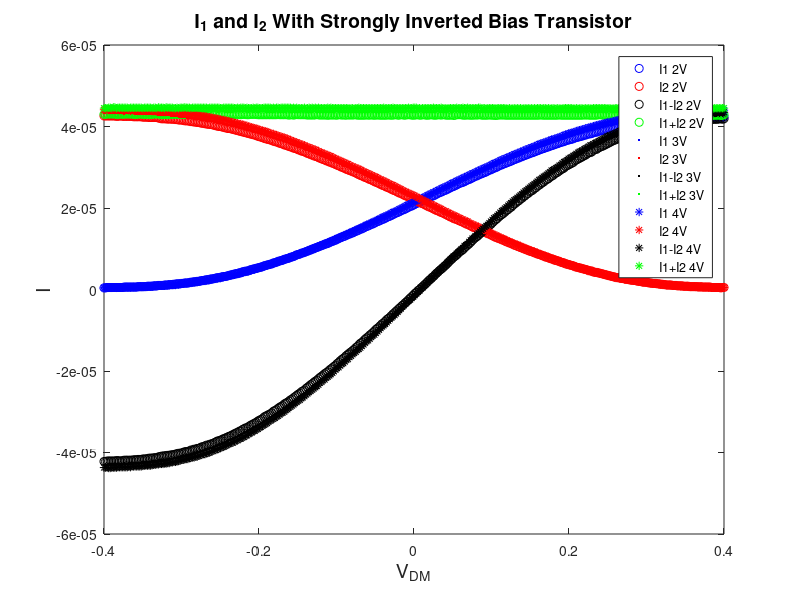

Recreate this plot in MATLAB.

clear all
load('V=2V_I1_meas_strong.mat');
I1a=I1;
load('V=2V_I2_meas_strong.mat');
figure(1);
plot(V_src,I1a,'ob'); hold on;
plot(V_src,I1,'or'); 
plot(V_src,I1a-I1,'ok');
plot(V_src,I1a+I1,'og'); 
I_diff=I1a-I1;
cutoff=.1;
inds=intersect(find(cutoff>V_src),find(V_src>-cutoff));
p=polyfit(V_src(inds),I_diff(inds),1);
'Transconductance Gain 2V'
p(1)

clear all
cutoff=.1;
load('V=3V_I1_meas_strong.mat');
I1a=I1;
load('V=3V_I2_meas_strong.mat');
figure(1);
plot(V_src,I1a,'.b'); hold on;
plot(V_src,I1,'.r'); 
plot(V_src,I1a-I1,'.k');
plot(V_src,I1a+I1,'.g'); 
I_diff=I1a-I1;
inds=intersect(find(cutoff>V_src),find(V_src>-cutoff));
p=polyfit(V_src(inds),I_diff(inds),1);
'Transconductance Gain 3V'
p(1)

clear all
cutoff=.1;
load('V=4V_I1_meas_strong.mat');
I1a=I1;
load('V=4V_I2_meas_strong.mat');
figure(1);
plot(V_src,I1a,'*b'); hold on;
plot(V_src,I1,'*r'); 
plot(V_src,I1a-I1,'*k');
plot(V_src,I1a+I1,'*g'); 

I_diff=I1a-I1;
inds=intersect(find(cutoff>V_src),find(V_src>-cutoff));
p=polyfit(V_src(inds),I_diff(inds),1);
'Transconductance Gain 4V'
p(1)

legend('I1 2V','I2 2V','I1-I2 2V','I1+I2 2V','I1 3V','I2 3V','I1-I2 3V','I1+I2 3V','I1 4V','I2 4V','I1-I2 4V','I1+I2 4V','location','best')

title('I_1 and I_2 With Strongly Inverted Bias Transistor','FontSize',14);
xlabel('V_{DM}','FontSize',14);
ylabel('I','FontSize',14)

% print '-depsc' currents_strong
% saveas(gcf,'currents_strong.png')
